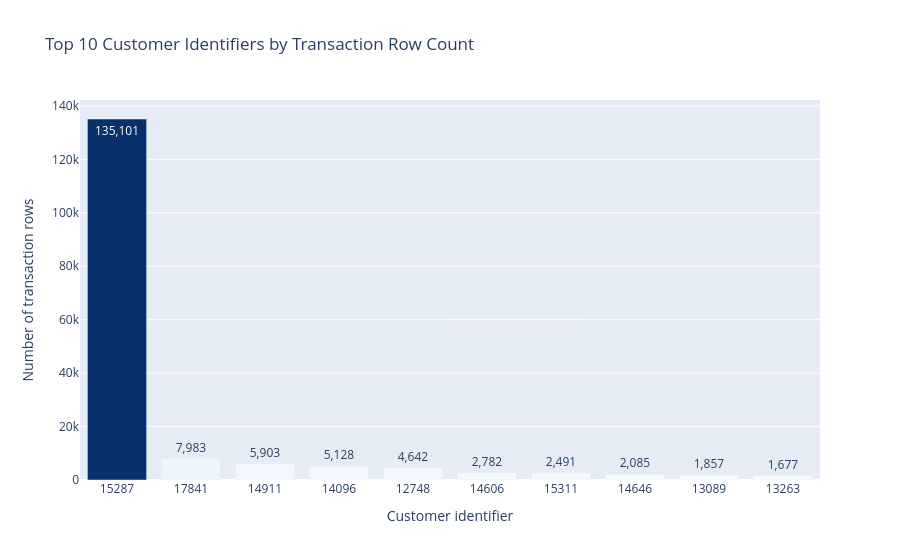

Notebook cell for this chart:
### Code cell
top_customers = customer_frequency.head(10).copy()
top_customers["CustomerID"] = top_customers["CustomerID"].astype(str)

fig = px.bar(
    top_customers,
    x="CustomerID",
    y="RowCount",
    title="Top 10 Customer Identifiers by Transaction Row Count",
    labels={
        "CustomerID": "Customer identifier",
        "RowCount": "Number of transaction rows",
    },
    color="RowCount",
    color_continuous_scale="Blues",
    text_auto=",",
)

fig.update_layout(
    xaxis_type="category",
    coloraxis_showscale=False,
)

fig.show()

### Figure 1 — Plotly figure (JSON) as saved in the notebook; plotly's stock layout.template omitted (floating-point values rounded to 4 significant figures)
{"data": [{"alignmentgroup": "True", "hovertemplate": "Customer identifier=%{x}<br>Number of transaction rows=%{marker.color}<extra></extra>", "legendgroup": "", "marker": {"color": [135101, 7983, 5903, 5128, 4642, 2782, 2491, 2085, 1857, 1677], "coloraxis": "coloraxis", "pattern": {"shape": ""}}, "name": "", "offsetgroup": "", "orientation": "v", "showlegend": false, "textposition": "auto", "texttemplate": "%{y:,}", "type": "bar", "x": ["15287", "17841", "14911", "14096", "12748", "14606", "15311", "14646", "13089", "13263"], "xaxis": "x", "y": [135101, 7983, 5903, 5128, 4642, 2782, 2491, 2085, 1857, 1677], "yaxis": "y"}], "layout": {"barmode": "relative", "coloraxis": {"colorbar": {"title": {"text": "Number of transaction rows"}}, "colorscale": [[0, "rgb(247,251,255)"], [0.125, "rgb(222,235,247)"], [0.25, "rgb(198,219,239)"], [0.375, "rgb(158,202,225)"], [0.5, "rgb(107,174,214)"], [0.625, "rgb(66,146,198)"], [0.75, "rgb(33,113,181)"], [0.875, "rgb(8,81,156)"], [1, "rgb(8,48,107)"]], "showscale": false}, "legend": {"tracegroupgap": 0}, "title": {"text": "Top 10 Customer Identifiers by Transaction Row Count"}, "xaxis": {"anchor": "y", "domain": [0, 1], "title": {"text": "Customer identifier"}, "type": "category"}, "yaxis": {"anchor": "x", "domain": [0, 1], "title": {"text": "Number of transaction rows"}}}}
